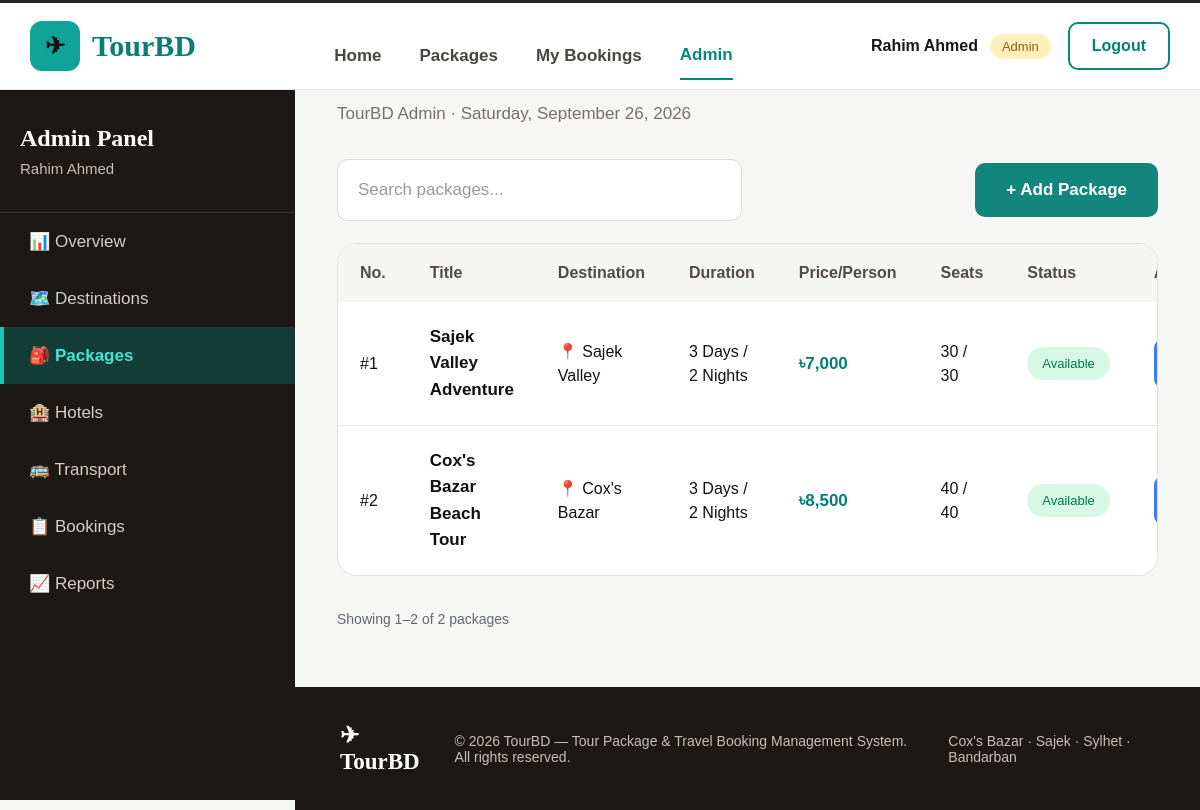
The app's page /admin/packages.php (signed in), older data.
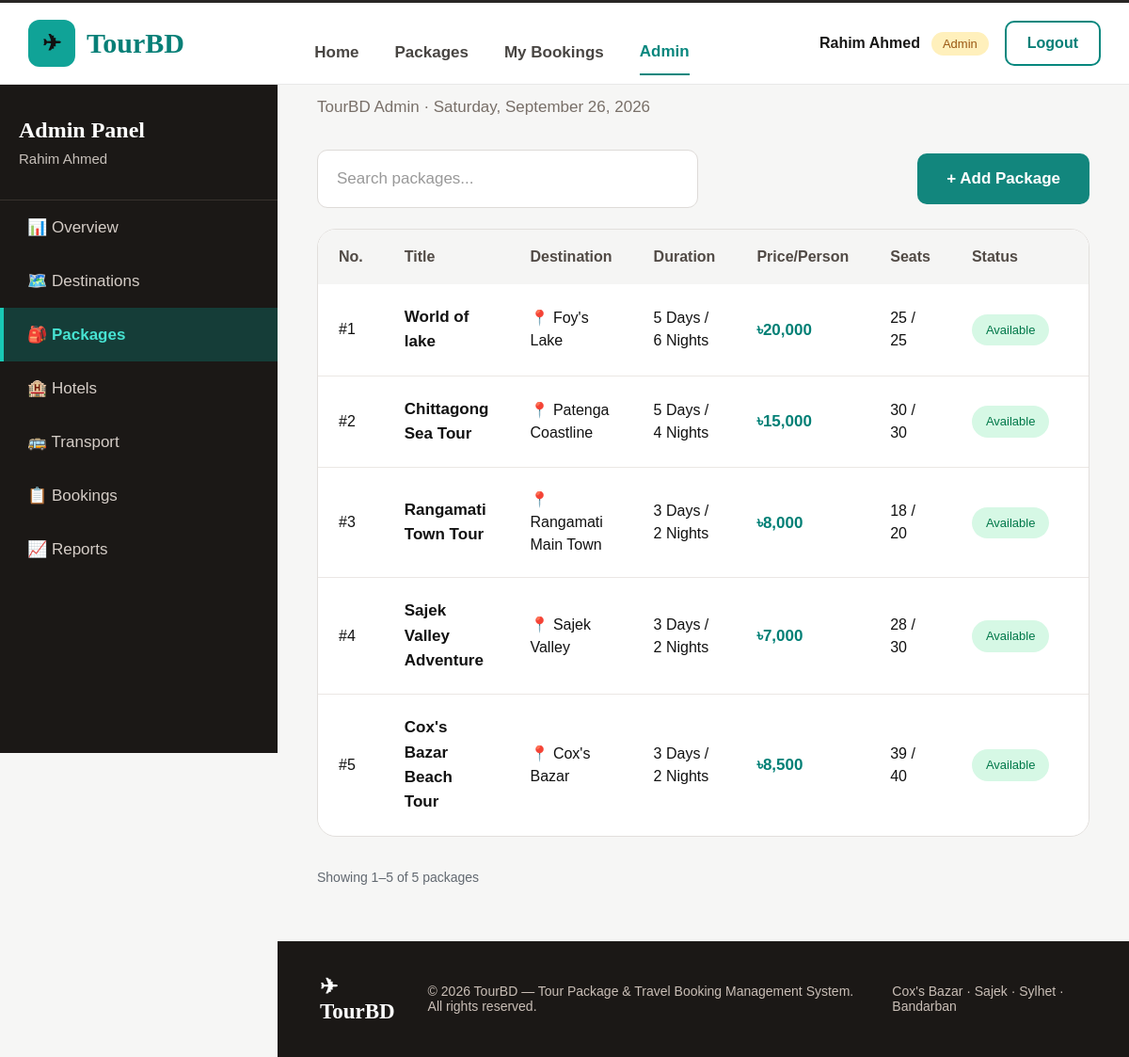
The same page, newer data.
### tables this page shows
CREATE TABLE `tour_packages` (
  `package_id` int(11) NOT NULL,
  `destination_id` int(11) NOT NULL,
  `hotel_id` int(11) NOT NULL,
  `transport_id` int(11) NOT NULL,
  `package_name` varchar(160) NOT NULL,
  `description` text DEFAULT NULL,
  `duration_days` int(11) NOT NULL,
  `duration_nights` int(11) NOT NULL,
  `price` decimal(10,2) NOT NULL,
  `total_seats` int(11) NOT NULL,
  `available_seats` int(11) NOT NULL,
  `departure_date` date NOT NULL,
  `image_url` varchar(500) DEFAULT NULL,
  `status` varchar(20) NOT NULL
);

CREATE TABLE `destinations` (
  `destination_id` int(11) NOT NULL,
  `destination_name` varchar(100) NOT NULL,
  `location` varchar(120) DEFAULT NULL,
  `description` text DEFAULT NULL,
  `image_url` varchar(500) DEFAULT NULL,
  `active` int(11) NOT NULL
);

### config/db.php (called while the page is built, shortened)
<?php
function e($value)
{
    return htmlspecialchars(
        $value ?? '',
        ENT_QUOTES,
        'UTF-8'
    );
}
?>

### admin/packages.php (the view, shortened to what this page needs)
<?php
require_once "../config/db.php";
$current_date = date("l, F j, Y");
$search =
    isset($_GET['search'])
    &&
    is_string($_GET['search'])
        ? trim($_GET['search'])
        : '';
$per_page = 10;
$page =
    isset($_GET['page'])
        ? max(1, (int) $_GET['page'])
        : 1;
$count_sql = "
    SELECT COUNT(*) AS total
    FROM tour_packages
    JOIN destinations
      ON tour_packages.destination_id =
         destinations.destination_id
";
if($search !== ''){
    $count_sql .= "
        WHERE tour_packages.package_name LIKE ?
           OR destinations.destination_name LIKE ?
    ";
    $search_value =
        '%' . $search . '%';
    $count_stmt =
        mysqli_prepare(
            $conn,
            $count_sql
        );
    mysqli_stmt_bind_param(
        $count_stmt,
        'ss',
        $search_value,
        $search_value
    );
    mysqli_stmt_execute(
        $count_stmt
    );
    $count_result =
        mysqli_stmt_get_result(
            $count_stmt
        );
}
else{
    $count_result =
        mysqli_query(
            $conn,
            $count_sql
        );
}
$total_packages =
    (int) mysqli_fetch_assoc(
        $count_result
    )['total'];
$total_pages =
    max(
        1,
        (int) ceil(
            $total_packages / $per_page
        )
    );
$page =
    min(
        $page,
        $total_pages
    );
$offset =
    ($page - 1) * $per_page;
$package_sql = "
    SELECT
        tour_packages.*,
        destinations.destination_name
    FROM tour_packages
    JOIN destinations
      ON tour_packages.destination_id =
         destinations.destination_id
";
$package_sql .= "
    ORDER BY tour_packages.package_id DESC
    LIMIT ? OFFSET ?
";
$package_stmt =
    mysqli_prepare(
        $conn,
        $package_sql
    );
if($search !== ''){
    mysqli_stmt_bind_param(
        $package_stmt,
        'ssii',
        $search_value,
        $search_value,
        $per_page,
        $offset
    );
}
else{
    mysqli_stmt_bind_param(
        $package_stmt,
        'ii',
        $per_page,
        $offset
    );
}
mysqli_stmt_execute(
    $package_stmt
);
$package_result =
    mysqli_stmt_get_result(
        $package_stmt
    );
$display_number =
    $total_packages > 0
        ? $offset + 1
        : 1;
?>
<!DOCTYPE html>
<html>
<head>
<link
rel="stylesheet"
href="admin.css"
>
</head>
<body>
<header class="top-navbar">
    <div class="top-logo">
        <div class="logo-icon">
            ✈
        </div>
        <span>
            TourBD
        </span>
    </div>
    <nav class="top-links">
        <a href="../index.php">
            Home
        </a>
        <a href="../packages.php">
            Packages
        </a>
        <a href="../my_bookings.php">
            My Bookings
        </a>
        <a
        href="dashboard.php"
        class="active"
        >
            Admin
        </a>
    </nav>
    <div class="top-user">
        <strong>
            <?php
            echo e(
                $_SESSION['name']
            );
            ?>
        </strong>
        <span class="admin-badge">
            Admin
        </span>
        <a
        href="../logout.php"
        class="logout-button"
        >
            Logout
        </a>
    </div>
</header>
<aside class="admin-sidebar">
    <div class="sidebar-title">
        <h2>
            Admin Panel
        </h2>
        <p>
            <?php
            echo e(
                $_SESSION['name']
            );
            ?>
        </p>
    </div>
    <div class="sidebar-menu">
        <a href="dashboard.php">
            📊 Overview
        </a>
        <a href="destination.php">
            🗺️ Destinations
        </a>
        <a
        href="packages.php"
        class="active"
        >
            🎒 Packages
        </a>
        <a href="hotels.php">
            🏨 Hotels
        </a>
        <a href="transport.php">
            🚌 Transport
        </a>
        <a href="bookings.php">
            📋 Bookings
        </a>
        <a href="reports.php">
            📈 Reports
        </a>
    </div>
</aside>
<main class="admin-main">
<section class="dashboard-title">
    <h1>
    </h1>
    <p>
        TourBD Admin ·
        <?php echo $current_date; ?>
    </p>
</section>
<section class="package-toolbar">
    <form
    method="GET"
    class="package-search-form"
    >
        <input
        type="text"
        name="search"
        value="<?php
        echo e($search);
        ?>"
        placeholder="Search packages..."
        >
    </form>
    <a
    href="packages.php?add=1#package-form"
    class="package-add-button"
    >
        + Add Package
    </a>
</section>
<section
class="figma-package-table"
id="package-list"
>
<table>
<thead>
<tr>
    <th>
        No.
    </th>
    <th>
        Title
    </th>
    <th>
        Destination
    </th>
    <th>
        Duration
    </th>
    <th>
        Price/Person
    </th>
    <th>
        Seats
    </th>
    <th>
        Status
    </th>
    <th>
    </th>
</tr>
</thead>
<tbody>
<?php
if(
    mysqli_num_rows(
        $package_result
    ) > 0
){
    while(
        $package =
        mysqli_fetch_assoc(
            $package_result
        )
    ){
        $package_status =
            strtolower(
                $package['status']
            );
?>
<tr>
<td>
    #<?php
    echo $display_number++;
    ?>
</td>
<td class="figma-package-title">
    <?php
    echo e(
        $package[
            'package_name'
        ]
    );
    ?>
</td>
<td>
    📍
    <?php
    echo e(
        $package[
            'destination_name'
        ]
    );
    ?>
</td>
<td>
    <?php
    echo $package[
        'duration_days'
    ];
    ?>
    Days /
    <br>
    <?php
    echo $package[
        'duration_nights'
    ];
    ?>
    Nights
</td>
<td class="figma-package-price">
    ৳<?php
    echo number_format(
        $package[
            'price'
        ],
        0
    );
    ?>
</td>
<td>
    <?php
    echo $package[
        'available_seats'
    ];
    ?>
    /
    <?php
    echo $package[
        'total_seats'
    ];
    ?>
</td>
<td>
<?php
if(
    $package[
        'available_seats'
    ] <= 0
    ||
    $package_status ==
    'sold_out'
    ||
    $package_status ==
    'sold out'
){
?>
    <span class="
    figma-package-status
    sold-out
    ">
        Sold Out
    </span>
<?php
}
else{
?>
    <span class="
    figma-package-status
    available
    ">
        Available
    </span>
<?php
}
?>
</td>
<td>
<div class="figma-action-buttons">
    <a
    href="packages.php?edit=<?php
    echo $package[
        'package_id'
    ];
    ?>#package-form"
    class="figma-edit-button"
    >
    </a>
</div>
</td>
</tr>
<?php
    }
}
?>
</tbody>
</table>
</section>
<?php if ($total_packages > 0) { ?>
<div class="package-pagination">
    <p class="package-pagination-summary">
        Showing
        <?php echo $offset + 1; ?>–<?php
        echo min(
            $offset + $per_page,
            $total_packages
        );
        ?>
        of
        <?php echo $total_packages; ?>
        packages
    </p>
</div>
<?php } ?>
<footer class="admin-footer">
<div class="admin-footer-logo">
    ✈ TourBD
</div>
<p>
    © 2026 TourBD — Tour Package & Travel Booking Management System.
    All rights reserved.
</p>
<p>
    Cox's Bazar · Sajek · Sylhet · Bandarban
</p>
</footer>
</main>
</body>
</html>

### admin/packages.php (style rules this page uses)
.package-pagination { display: flex; align-items: center; justify-content: space-between; flex-wrap: wrap; gap: 14px; margin: 22px 0 35px; font-family: Arial, sans-serif; }
.package-pagination-summary { color: #626971; font-size: 14px; margin: 0; }

Row changes from the older to the newer data that the page shows:
added tour_packages: package_name "World of lake", destination.destination_name "Foy's Lake", duration_days "5", duration_nights "6", price "20,000", available_seats "25", total_seats "25", status "Available"
added tour_packages: package_name "Chittagong Sea Tour", destination.destination_name "Patenga Coastline", duration_days "5", duration_nights "4", price "15,000", available_seats "30", total_seats "30", status "Available"
added tour_packages: package_name "Rangamati Town Tour", destination.destination_name "Rangamati Main Town", duration_days "3", duration_nights "2", price "8,000", available_seats "18", total_seats "20", status "Available"
changed tour_packages "Sajek Valley Adventure": available_seats "30" → "28"
changed tour_packages "Cox's Bazar Beach Tour": available_seats "40" → "39"
Text that changed along with them:
$total_packages: "2" → "5"
text no longer shown: "2"
text now shown: "5"
